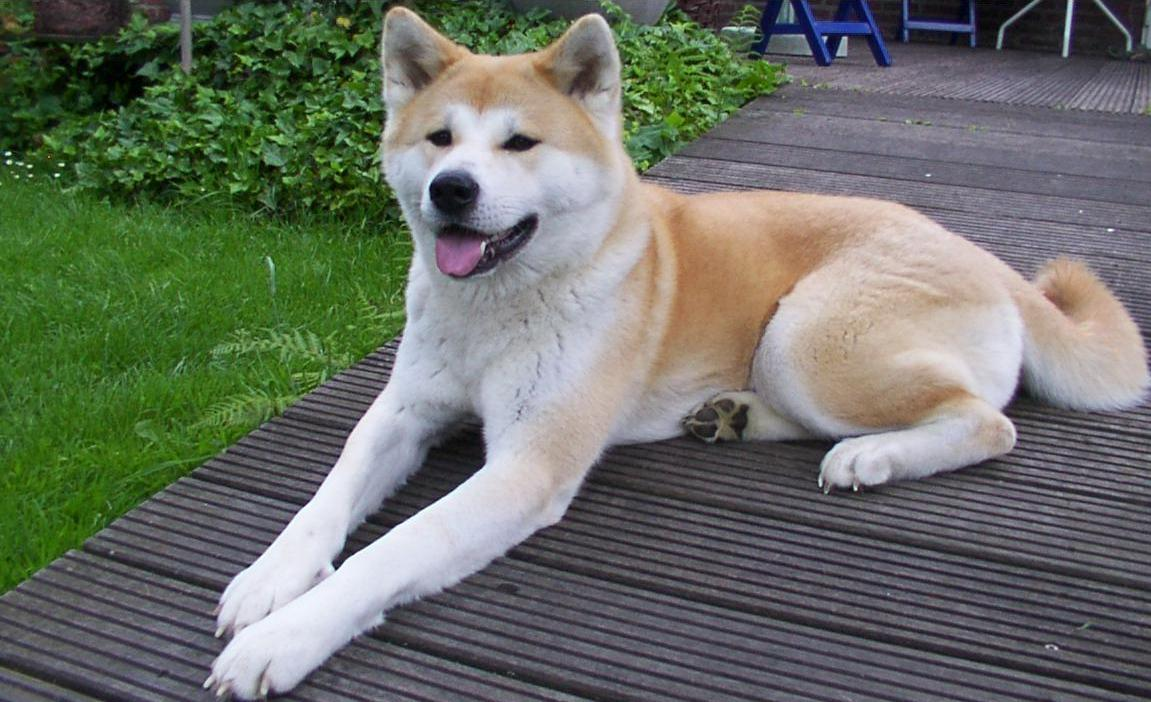
#> input picture Week 5.1 OpenCV - Cropping Images/image.png, 1151 x 702 px
$ python main.py
#> lines starting #> are read from the running program, lines starting #| are printed output that depends on the picture
import cv2 as cv

images = cv.imread("image.png")
#> images is the input picture: shape (702, 1151, 3); mean B, G, R 102, 112.6, 106.6
print(images.shape)
#| (702, 1151, 3)

y_start = 0
y_end = 600

x_start = 1
x_end = 600

cropping_image = images[x_start:x_end, y_start:y_end]
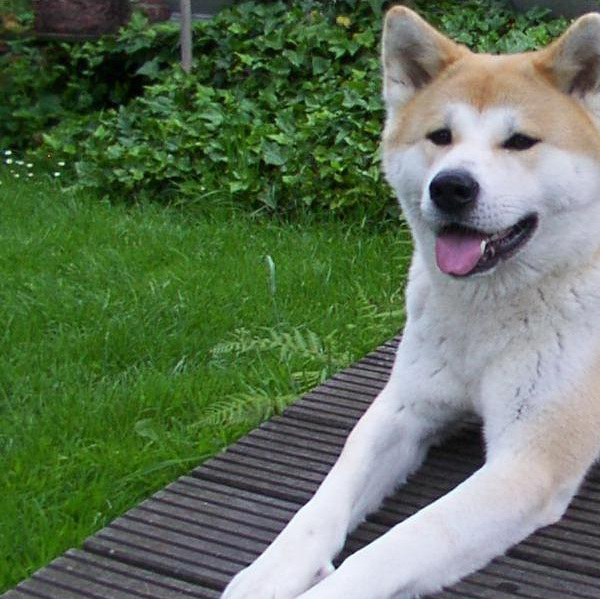
#> cropping_image: shape (599, 600, 3); mean B, G, R 88.5, 115.3, 96.3

cv.imshow("Images ",cropping_image)
cv.waitKey(0)
cv.destroyAllWindows()

$ run again, with Week 5.1 OpenCV - Cropping Images/task.png copied over Week 5.1 OpenCV - Cropping Images/image.png
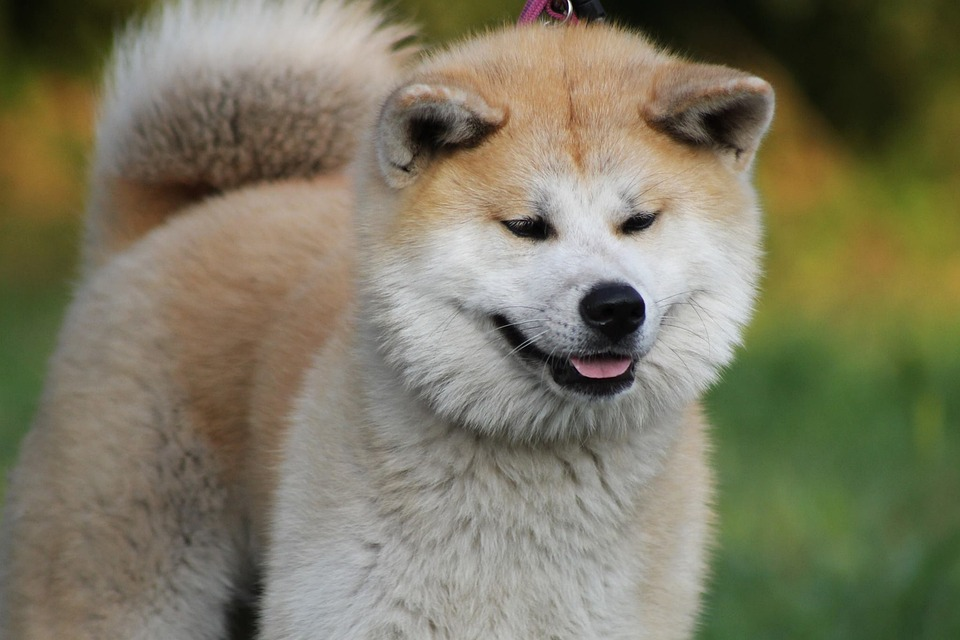
#> input picture Week 5.1 OpenCV - Cropping Images/task.png, 960 x 640 px
#> images is the input picture: shape (640, 960, 3); mean B, G, R 97.8, 120.1, 124
#| (640, 960, 3)
#> `cropping_image = images[x_start:x_end, y_start:y_end]`:
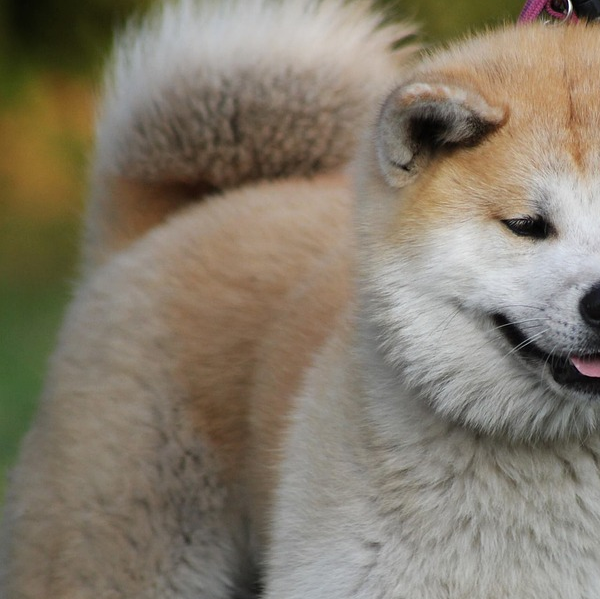
#> cropping_image: shape (599, 600, 3); mean B, G, R 107.8, 123.6, 132.9
